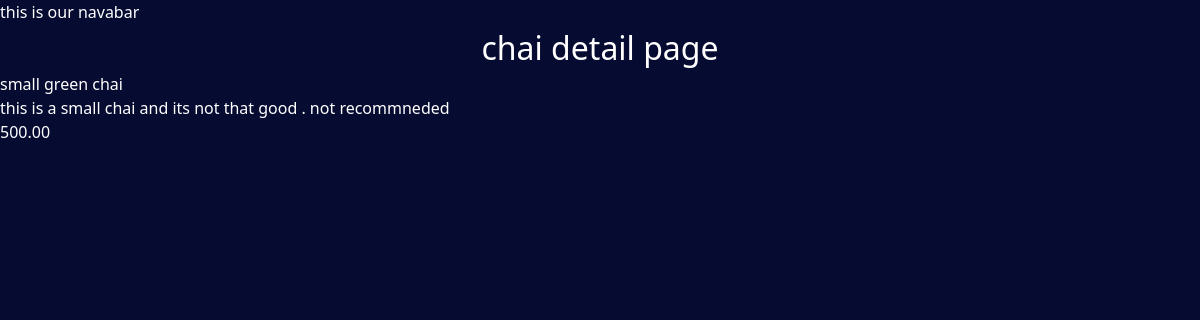
/chai/1, run on the app's committed database.
### chai/models.py (models this page shows, shortened)
class ChaiVariety(models.Model):
    CHAI_TYPE_CHOICE=[
        ('ML', 'Masala Chai'),
        ('GR', 'Green Chai'),
        ('BL', 'Black Chai'),
        ('HE', 'Herbal Chai'),
    ]
    name= models.CharField(max_length=100)
    image = models.ImageField(upload_to='chais/')
    date_added= models.DateTimeField(default=timezone.now)
    type= models.CharField(max_length=2, choices=CHAI_TYPE_CHOICE)
    description = models.TextField(default='')
    pricing = models.DecimalField(max_digits=8, decimal_places=2, default=0.00)

### chai/views.py (the view)
# urls.py: path('<int:chai_id>', views.chai_detail, name="chai_detail"),
def chai_detail(request, chai_id):
    chai= get_object_or_404(ChaiVariety, pk=chai_id)
    return render(request, 'chai/chai_detail.html', {'chai':chai})

### chai/templates/chai/chai_detail.html (shortened to what this page needs)
{% extends "layout.html" %}
{% block content %}
    <h1>chai detail page</h1>
    <h3>{{chai.name}}</h3>
    <h3>{{chai.description}}</h3>
    <h3>{{chai.pricing}}</h3>
{% endblock %}

### static/style.css (style rules this page uses)
body { background: #060b31; color: #fff; }
h1 { text-align: center; font-size: 2em; }

### data on the page
ChaiVariety: name "small green chai", description "this is a small chai and its not that good . not recommneded", pricing "500.00"
